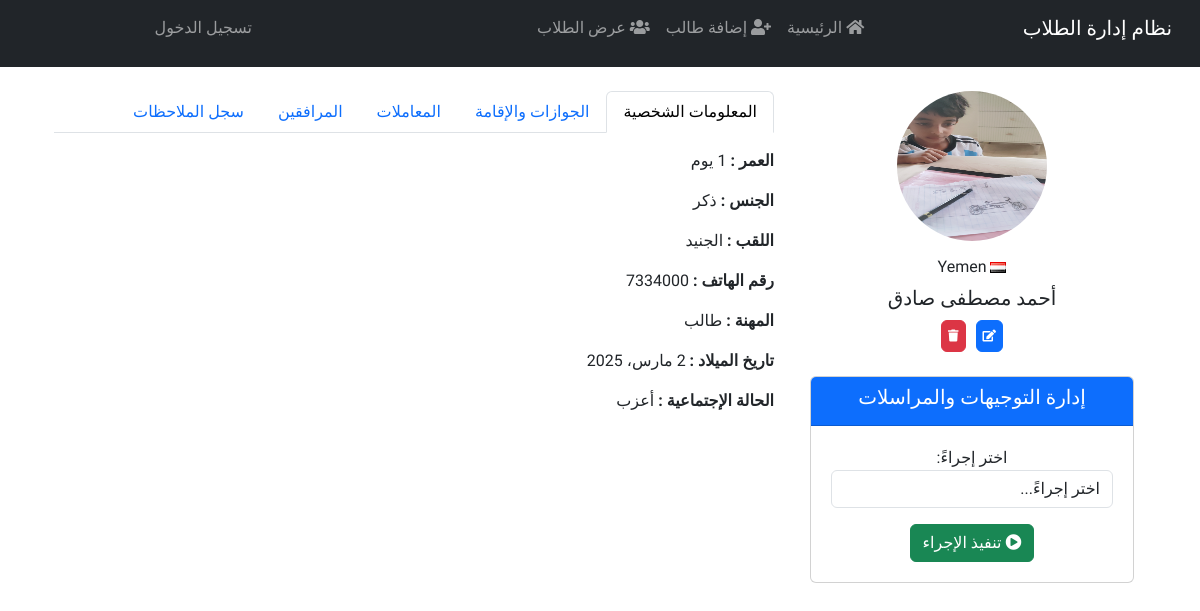
Page /student/18/ on the committed database.
### students/models.py (models this page shows, shortened)
class Student(models.Model):
    GENDER_CHOICES = [
        ('M', 'ذكر'),
        ('F', 'أنثى'),
    ]
    nationality = CountryField(verbose_name="الجنسية")  # استخدام CountryField
    MARITAL_STATUS_CHOICES = [
        ('single', 'أعزب'),
        ('married', 'متزوج'),
        ('divorced', 'مطلق'),
        ('widowed', 'أرمل'),
    ]
    first_name = models.CharField(max_length=100, verbose_name="الاسم الأول")
    last_name = models.CharField(max_length=100, verbose_name="اللقب")
    birth_date = models.DateField(verbose_name="تاريخ الميلاد")
    gender = models.CharField(max_length=1, choices=GENDER_CHOICES, verbose_name="الجنس")
    image = models.ImageField(upload_to='students_images/', blank=True, null=True, verbose_name="صورة الطالب")
    nationality = CountryField(verbose_name="الجنسية")
    job = models.CharField(max_length=100, verbose_name="الوظيفة", blank=True, null=True)
    marital_status = models.CharField(max_length=10, choices=MARITAL_STATUS_CHOICES, verbose_name="الحالة الاجتماعية")
    passport_number = models.CharField(max_length=50, blank=True, null=True, verbose_name="رقم الجواز")
    registration_number = models.CharField(max_length=50, blank=True, null=True, verbose_name="رقم التسجيل")
    place_of_issue = models.CharField(max_length=100, blank=True, null=True, verbose_name="مكان الإصدار")
    purpose = models.CharField(max_length=100, blank=True, null=True, verbose_name="الغرض")
    registration_place = models.CharField(max_length=100, blank=True, null=True, verbose_name="مكان التسجيل")
    visa_number = models.CharField(max_length=50, blank=True, null=True, verbose_name="رقم التأشيرة")
    date_of_issued = models.DateField(blank=True, null=True, verbose_name="تاريخ الإصدار")
    port_name = models.CharField(max_length=100, blank=True, null=True, verbose_name="اسم الميناء")
    date_of_registration = models.DateField(blank=True, null=True, verbose_name="تاريخ التسجيل")
    place_of_issued_residence = models.CharField(max_length=100, blank=True, null=True, verbose_name="مكان إصدار الإقامة")
    residence_number = models.CharField(max_length=50, blank=True, null=True, verbose_name="رقم الإقامة")
    residence_issue_place = models.CharField(max_length=100, blank=True, null=True, verbose_name="مكان إصدار الإقامة")
    residence_issued_date = models.DateField(blank=True, null=True, verbose_name="تاريخ إصدار الإقامة")
    residence_end_date = models.DateField(blank=True, null=True, verbose_name="تاريخ انتهاء الإقامة")
    reference_number = models.CharField(max_length=50, blank=True, null=True, verbose_name="الرقم المرجعي")
    entry_date = models.DateField(blank=True, null=True, verbose_name="تاريخ الدخول")
    end_date = models.DateField(blank=True, null=True, verbose_name="تاريخ المغادرة")
    registration_date = models.DateField(blank=True, null=True, verbose_name="تاريخ التسجيل")
    end_registration_date = models.DateField(blank=True, null=True, verbose_name="تاريخ انتهاء التسجيل")
    type_of_services = models.CharField(max_length=100, blank=True, null=True, verbose_name="نوع الخدمات")
    issuing_authority = models.CharField(max_length=100, blank=True, null=True, verbose_name="الجهة المصدرة")
    phone_number = models.CharField(max_length=20, blank=True, null=True, verbose_name="رقم الهاتف")
    companion_name = models.CharField(max_length=100, blank=True, null=True, verbose_name="اسم المرافق")
    companion_nationality = models.CharField(max_length=100, blank=True, null=True, verbose_name="جنسية المرافق")
    companion_relationship = models.CharField(max_length=100, blank=True, null=True, verbose_name="صلة القرابة")
    companion_passport_number = models.CharField(max_length=50, blank=True, null=True, verbose_name="رقم جواز المرافق")
    companion_residence_number = models.CharField(max_length=50, blank=True, null=True, verbose_name="رقم إقامة المرافق")
    companion_residence_end_date = models.DateField(blank=True, null=True, verbose_name="تاريخ انتهاء إقامة المرافق")
    note = models.TextField(blank=True, null=True, verbose_name="ملاحظة")

### students/views.py (the view)
# urls.py: path('student/<int:student_id>/', views.student_detail, name='student_detail'),
def student_detail(request, student_id):
    student = get_object_or_404(Student, id=student_id)
    return render(request, 'students/student_detail.html', {'student': student})

### students/templates/students/student_detail.html (shortened to what this page needs)
{% extends "students/base.html" %}
{% load static %}
{% block content %}
<!DOCTYPE html>
<html lang="ar">
<head>
    <link rel="stylesheet" type="text/css" href="{% static 'css/styles.css' %}">
</head>
<body>
    <div class="container mt-4">
    <div class="row">
        <div class="col-md-4 text-center">
            {% if student.image and student.image.url %}
                <img src="{{ student.image.url }}" class="rounded-circle img-fluid" alt="صورة الطالب" style="width: 150px; height: 150px;">
            {% else %}
                <img src="{% static 'students/default.png' %}" class="rounded-circle img-fluid" alt="صورة افتراضية" style="width: 150px; height: 150px;">
            {% endif %}
            <h6 class="st-na">
                <img src="{% static 'flags/' %}{{ student.nationality.code|lower }}.gif" alt="{{ student.nationality.name }}">
                {{ student.nationality.name }}
            </h6>
            <h5 class="mt-5 st-name">{{ student.first_name }}</h5>
            <div class="student-actions">
                <a href="{% url 'student_edit' student.id %}" class="btn btn-primary">
                    <i class="fas fa-edit"></i>
                </a>
                <form action="{% url 'delete_student' student.id %}" method="post" class="delete-form">
                    <button type="submit" class="btn btn-danger" onclick="return confirm('هل أنت متأكد من حذف هذا الطالب؟');">
                        <i class="fas fa-trash"></i>
                    </button>
                </form>
            </div>
            <div class="container mt-4">
                <div class="card">
                    <div class="card-header bg-primary text-white">
                        <h5 class="card-title">إدارة التوجيهات والمراسلات</h5>
                    </div>
                    <div class="card-body">
                        <div class="form-group">
                            <label for="actionDropdown" class="font-weight-bold">اختر إجراءً:</label>
                            <select class="form-control" id="actionDropdown">
                                <option value="">اختر إجراءً...</option>
                            </select>
                        </div>
                        <button class="btn btn-success btn-block mt-3" id="performActionBtn">
                            <i class="fas fa-play-circle"></i> تنفيذ الإجراء
                        </button>
                    </div>
                </div>
            </div>
        </div>
        <div class="col-md-8">
            <ul class="nav nav-tabs" id="studentTabs" role="tablist">
                <li class="nav-item">
                    <button class="nav-link active" id="personal-tab" data-bs-toggle="tab" data-bs-target="#personal" type="button">المعلومات الشخصية</button>
                </li>
                <li class="nav-item">
                    <button class="nav-link" id="passport-tab" data-bs-toggle="tab" data-bs-target="#passport" type="button">الجوازات والإقامة</button>
                </li>
                <li class="nav-item">
                    <button class="nav-link" id="services-tab" data-bs-toggle="tab" data-bs-target="#services" type="button">المعاملات</button>
                </li>
                <li class="nav-item">
                    <button class="nav-link" id="companion-tab" data-bs-toggle="tab" data-bs-target="#companion" type="button">المرافقين</button>
                </li>
                <li class="nav-item">
                    <button class="nav-link" id="note-tab" data-bs-toggle="tab" data-bs-target="#note" type="button">سجل الملاحظات</button>
                </li>
            </ul>
            <div class="tab-content mt-3">
                <div class="tab-pane fade show active" id="personal">
                    <p><strong>العمر : </strong> {{ student.birth_date|timesince }}</p>
                    <p><strong>الجنس : </strong> {{ student.get_gender_display }}</p>
                    <p><strong>اللقب :  </strong> {{ student.last_name }}</p>
                    <p><strong>رقم الهاتف : </strong> {{ student.phone_number }}</p>
                    <p><strong> المهنة : </strong> {{ student.job }}</p>
                    <p><strong>تاريخ الميلاد : </strong> {{ student.birth_date }}</p>
                    <p><strong> الحالة الإجتماعية : </strong> {{ student.get_marital_status_display }}</p>
                </div>
            </div>
        </div>
    </div>
    </div>
</body>
{% endblock %}

### students/static/css/styles.css (style rules this page uses)
body { font-family: 'Tajawal', sans-serif; text-align: right; }
.form-control { text-align: right; }
.card { margin-bottom: 20px; }
.card-header { font-size: 1.2em; font-weight: bold; }
.card-body { padding: 20px; }
h6.st-na { margin-top: 16px; }
.mt-5.st-name { margin-top: 10px !important; }
.student-actions { margin-top: 10px; display: flex; gap: 10px; justify-content: center; }
a.btn.btn-primary, .btn.btn-danger { font-size: 12px; padding: 6px; }

### rows in the picture
Student: image (picture), nationality.name "Yemen", first_name "أحمد مصطفى صادق", birth_date "1 يوم", gender "ذكر", last_name "الجنيد", phone_number "7334000", job "طالب", birth_date "2 مارس، 2025", marital_status "أعزب"
